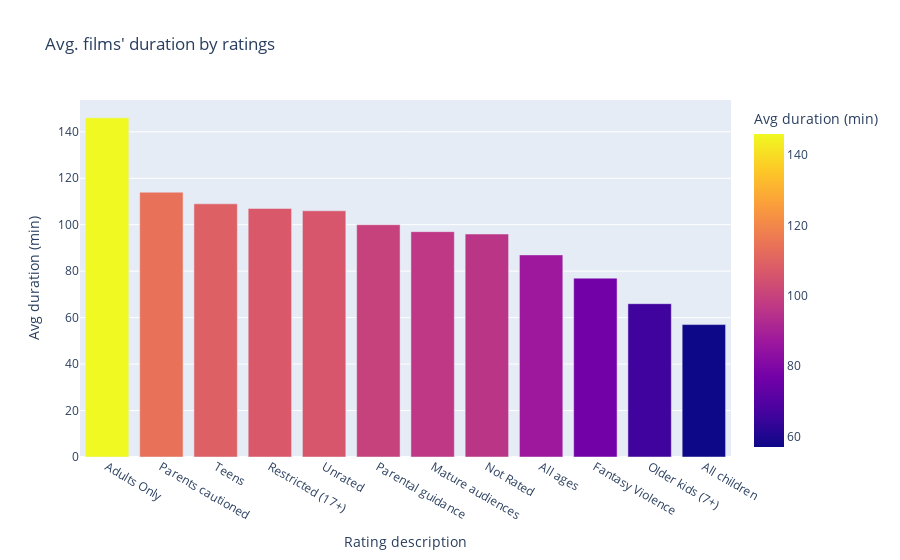

This figure's notebook cell:
### Code cell
fig3

### Figure 1 — Plotly figure (JSON) as saved in the notebook; plotly's stock layout.template omitted (floating-point values rounded to 4 significant figures)
{"data": [{"alignmentgroup": "True", "hovertemplate": "Rating description=%{x}<br>Avg duration (min)=%{marker.color}<extra></extra>", "legendgroup": "", "marker": {"color": [146, 114, 109, 107, 106, 100, 97, 96, 87, 77, 66, 57], "coloraxis": "coloraxis", "pattern": {"shape": ""}}, "name": "", "offsetgroup": "", "orientation": "v", "showlegend": false, "textposition": "auto", "type": "bar", "x": ["Adults Only", "Parents cautioned", "Teens", "Restricted (17+)", "Unrated", "Parental guidance", "Mature audiences", "Not Rated", "All ages", "Fantasy Violence", "Older kids (7+)", "All children"], "xaxis": "x", "y": [146, 114, 109, 107, 106, 100, 97, 96, 87, 77, 66, 57], "yaxis": "y"}], "layout": {"autosize": true, "barmode": "relative", "coloraxis": {"colorbar": {"title": {"text": "Avg duration (min)"}}, "colorscale": [[0, "#0d0887"], [0.1111, "#46039f"], [0.2222, "#7201a8"], [0.3333, "#9c179e"], [0.4444, "#bd3786"], [0.5556, "#d8576b"], [0.6667, "#ed7953"], [0.7778, "#fb9f3a"], [0.8889, "#fdca26"], [1, "#f0f921"]]}, "legend": {"tracegroupgap": 0}, "title": {"text": "Avg. films' duration by ratings"}, "xaxis": {"anchor": "y", "autorange": true, "domain": [0, 1], "range": [-0.5, 11.5], "title": {"text": "Rating description"}, "type": "category"}, "yaxis": {"anchor": "x", "autorange": true, "domain": [0, 1], "range": [0, 153.7], "title": {"text": "Avg duration (min)"}, "type": "linear"}}}
